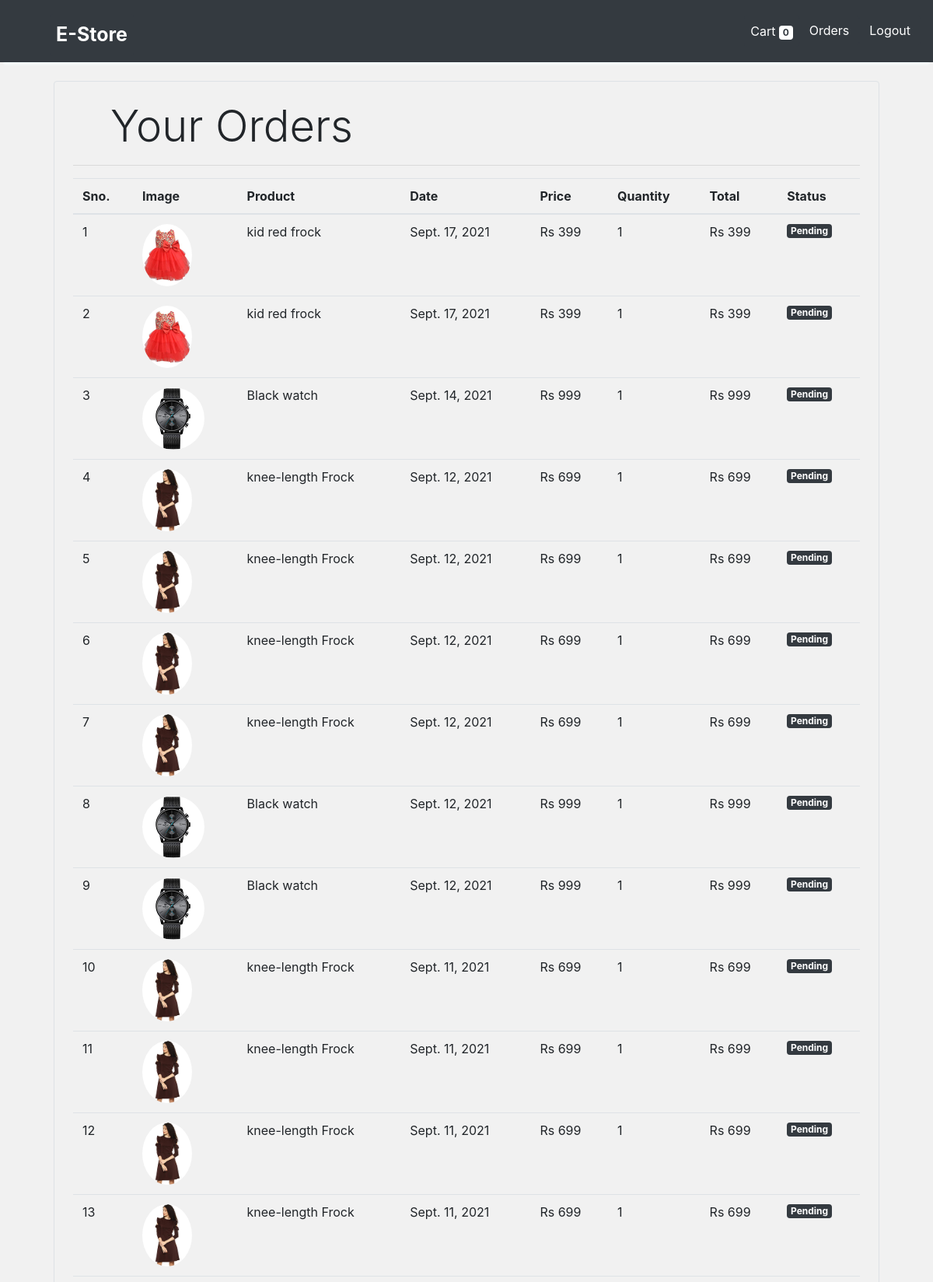
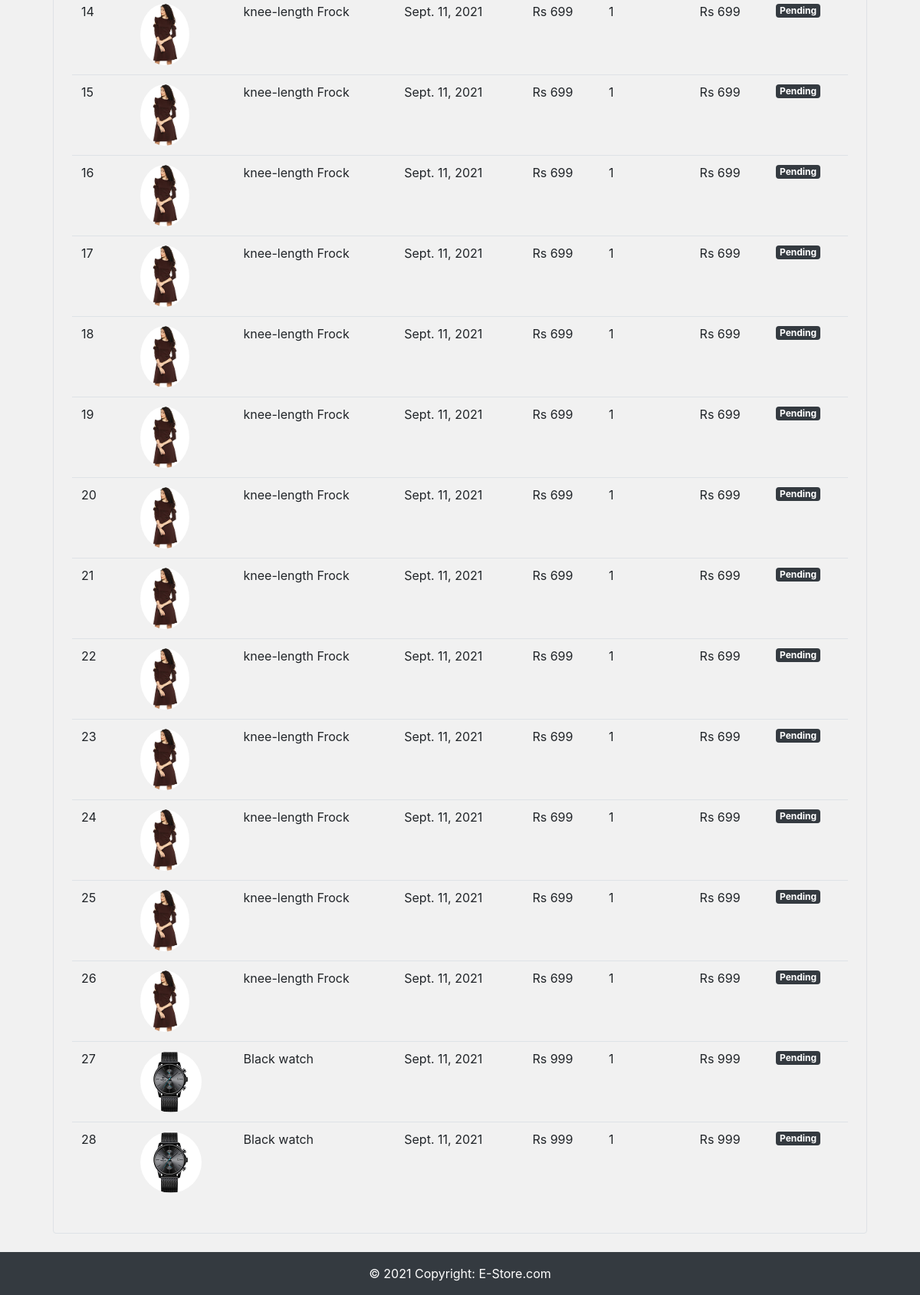
The page /orders (signed in) on the database its author committed (2 pictures, top to bottom).
### store/models/orders.py (models this page shows, shortened)
class Order(models.Model):
    product = models.ForeignKey(Products,
                                on_delete=models.CASCADE)
    customer = models.ForeignKey(Customer,
                                 on_delete=models.CASCADE)
    quantity = models.IntegerField(default=1)
    price = models.IntegerField()
    address = models.CharField (max_length=50, default='', blank=True)
    phone = models.CharField (max_length=50, default='', blank=True)
    date = models.DateField (default=datetime.datetime.today)
    status = models.BooleanField (default=False)
    @staticmethod
    def get_orders_by_customer(customer_id):
        return Order.objects.filter(customer=customer_id).order_by('-date')
    def __str__(self):
        return str(self.customer)+str(self.product)

### store/models/product.py (models this page shows, shortened)
class Products(models.Model):
    name = models.CharField(max_length=60)
    price= models.IntegerField(default=0)
    category= models.ForeignKey(Category,on_delete=models.CASCADE,default=1 )
    description= models.CharField(max_length=250, default='', blank=True, null= True)
    image= models.ImageField(upload_to='uploads/products/')
    def __str__(self):
        return self.name

### store/middlewares/auth.py (the view)
    def middleware(request):
        print(request.session.get('customer'))
        returnUrl = request.META['PATH_INFO']
        print(request.META['PATH_INFO'])
        if not request.session.get('customer'):
           return redirect(f'login?return_url={returnUrl}')
        response = get_response(request)
        return response

### store/models/customer.py (called while the page is built)
    def __str__(self):
        return self.first_name+self.last_name

### store/templatetags/custom_filter.py (called while the page is built)
@register.filter(name='currency')
def currency(number):
    return "Rs "+str(number)

@register.filter(name='multiply')
def multiply(number , number1):
    return number * number1

### store/views/orders.py (called while the page is built)
    def get(self , request ):
        customer = request.session.get('customer')
        orders = Order.get_orders_by_customer(customer)
        print(orders)
        return render(request , 'orders.html'  , {'orders' : orders})

### store/templates/orders.html
{% extends 'base.html' %}
{% block content %}
{% load cart %}
{% load custom_filter %}
<div class="container">
   <div class="border rounded p-4 m-4">
        <p class="display-4 pl-4 ml-4">Your Orders</p>
        <hr>
        <table class="table">
            <thead>
                <tr>
                    <th>Sno.</th>
                    <th>Image</th>
                    <th>Product</th>
                    <th>Date</th>
                    <th>Price</th>
                    <th>Quantity</th>
                    <th>Total</th>
                    <th>Status</th>
                </tr>
            </thead>
            <tbody>
                {% for order in orders %}
                <tr>
                    <td>{{forloop.counter}}</td>
                    <td><img style="height: 80px;" class="rounded-circle" src="{{order.product.image.url}}" alt=""></td>
                    <td>{{order.product.name}}</td>
                    <td>{{order.date}}</td>
                    <td>{{order.price|currency}}</td>
                    <td>{{order.quantity}}</td>
                    <td>{{order.quantity|multiply:order.price|currency}}</td>
                    {% if order.status %}
                    <td><small class="badge badge-dark">Completed</small></td>
                    {%else%}
                    <td><small class="badge badge-dark">Pending</small></td>
                    {% endif %}
                </tr>
                {% endfor %}
            </tbody>
        </table>
   </div>
</div>
{% endblock %}

### store/templates/base.html (shortened to what this page needs)
<head>
  <link rel="stylesheet" href="https://maxcdn.bootstrapcdn.com/bootstrap/4.0.0/css/bootstrap.min.css"
>
</head>
<body>
  <nav class="one-edge-shadow
  navbar navbar-light
  sticky-top navbar
  navbar-expand-lg
  bg-dark text-white">
    <a class="navbar-brand ms-3 text-dark " href="/">
      <link rel="stylesheet" href="https://use.fontawesome.com/releases/v5.7.0/css/all.css"
>
      <div class="collapse navbar-collapse" id="navbarSupportedContent">
        <ul class="navbar-nav mr-auto">
          <li class="nav-item active">
            <a class="nav-link bg-dark text-white rounded " href="/store"
              style="font-weight: bolder; font-size: 25px;">E-Store <span class="sr-only">(current)</span></a>
          </li>
        </ul>
        <ul class=" navbar-nav">
          <li class="nav-item active">
            <a class="nav-link bg-dark text-white rounded " href="/cart">Cart
              <span class="badge badge-success bg-white text-dark ">{{request.session.cart.keys|length}}</span>
              <span class="sr-only">(current)</span></a>
          </li>
          {% if request.session.customer %}
          <li class="nav-item active ">
            <a class="btn btn-dark bg-dark text-white rounded " href="/orders">Orders</a>
          </li>
          <li class="nav-item active ">
            <a class="btn btn-dark bg-dark text-white rounded " href="/logout">Logout</a>
          </li>
          {% endif %}
        </ul>
      </div>
  </nav>
  {% block content %}{% endblock %}
  <footer class="page-footer font-small special-color-light bg-dark">
    <div class="footer-copyright text-center text-white py-3">© 2021 Copyright:
      <a href="/store" class="text-white"> E-Store.com</a>
    </div>
  </footer>
</body>
</html>

### store/templates/base.html (style rules this page uses)
body { background-color: #f1f1f1; }
.one-edge-shadow { box-shadow: 0 8px 2px -5px rgb(246, 555, 505); }

### rows shown on the page
Order: product.image (picture), product.name "kid red frock", date "Sept. 17, 2021", price "Rs 399", quantity "1", quantity|multiply "Rs 399", status "Pending"
Order: product.image (picture), product.name "kid red frock", date "Sept. 17, 2021", price "Rs 399", quantity "1", quantity|multiply "Rs 399", status "Pending"
Order: product.image (picture), product.name "Black watch", date "Sept. 14, 2021", price "Rs 999", quantity "1", quantity|multiply "Rs 999", status "Pending"
Order: product.image (picture), product.name "knee-length Frock", date "Sept. 12, 2021", price "Rs 699", quantity "1", quantity|multiply "Rs 699", status "Pending"
Order: product.image (picture), product.name "knee-length Frock", date "Sept. 12, 2021", price "Rs 699", quantity "1", quantity|multiply "Rs 699", status "Pending"
Order: product.image (picture), product.name "knee-length Frock", date "Sept. 12, 2021", price "Rs 699", quantity "1", quantity|multiply "Rs 699", status "Pending"
Order: product.image (picture), product.name "knee-length Frock", date "Sept. 12, 2021", price "Rs 699", quantity "1", quantity|multiply "Rs 699", status "Pending"
Order: product.image (picture), product.name "Black watch", date "Sept. 12, 2021", price "Rs 999", quantity "1", quantity|multiply "Rs 999", status "Pending"
Order: product.image (picture), product.name "Black watch", date "Sept. 12, 2021", price "Rs 999", quantity "1", quantity|multiply "Rs 999", status "Pending"
Order: product.image (picture), product.name "knee-length Frock", date "Sept. 11, 2021", price "Rs 699", quantity "1", quantity|multiply "Rs 699", status "Pending"
Order: product.image (picture), product.name "knee-length Frock", date "Sept. 11, 2021", price "Rs 699", quantity "1", quantity|multiply "Rs 699", status "Pending"
Order: product.image (picture), product.name "knee-length Frock", date "Sept. 11, 2021", price "Rs 699", quantity "1", quantity|multiply "Rs 699", status "Pending"
Order: product.image (picture), product.name "knee-length Frock", date "Sept. 11, 2021", price "Rs 699", quantity "1", quantity|multiply "Rs 699", status "Pending"
Order: product.image (picture), product.name "knee-length Frock", date "Sept. 11, 2021", price "Rs 699", quantity "1", quantity|multiply "Rs 699", status "Pending"
Order: product.image (picture), product.name "knee-length Frock", date "Sept. 11, 2021", price "Rs 699", quantity "1", quantity|multiply "Rs 699", status "Pending"
Order: product.image (picture), product.name "knee-length Frock", date "Sept. 11, 2021", price "Rs 699", quantity "1", quantity|multiply "Rs 699", status "Pending"
Order: product.image (picture), product.name "knee-length Frock", date "Sept. 11, 2021", price "Rs 699", quantity "1", quantity|multiply "Rs 699", status "Pending"
Order: product.image (picture), product.name "knee-length Frock", date "Sept. 11, 2021", price "Rs 699", quantity "1", quantity|multiply "Rs 699", status "Pending"
Order: product.image (picture), product.name "knee-length Frock", date "Sept. 11, 2021", price "Rs 699", quantity "1", quantity|multiply "Rs 699", status "Pending"
Order: product.image (picture), product.name "knee-length Frock", date "Sept. 11, 2021", price "Rs 699", quantity "1", quantity|multiply "Rs 699", status "Pending"
Order: product.image (picture), product.name "knee-length Frock", date "Sept. 11, 2021", price "Rs 699", quantity "1", quantity|multiply "Rs 699", status "Pending"
Order: product.image (picture), product.name "knee-length Frock", date "Sept. 11, 2021", price "Rs 699", quantity "1", quantity|multiply "Rs 699", status "Pending"
Order: product.image (picture), product.name "knee-length Frock", date "Sept. 11, 2021", price "Rs 699", quantity "1", quantity|multiply "Rs 699", status "Pending"
Order: product.image (picture), product.name "knee-length Frock", date "Sept. 11, 2021", price "Rs 699", quantity "1", quantity|multiply "Rs 699", status "Pending"
Order: product.image (picture), product.name "knee-length Frock", date "Sept. 11, 2021", price "Rs 699", quantity "1", quantity|multiply "Rs 699", status "Pending"
Order: product.image (picture), product.name "knee-length Frock", date "Sept. 11, 2021", price "Rs 699", quantity "1", quantity|multiply "Rs 699", status "Pending"
Order: product.image (picture), product.name "Black watch", date "Sept. 11, 2021", price "Rs 999", quantity "1", quantity|multiply "Rs 999", status "Pending"
Order: product.image (picture), product.name "Black watch", date "Sept. 11, 2021", price "Rs 999", quantity "1", quantity|multiply "Rs 999", status "Pending"

### other values the page prints
{{ request.session.cart.keys|length }} "0"
